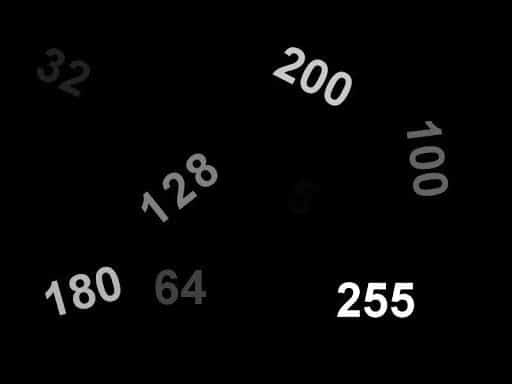
#> input picture 52100674_Lab3/52100674/input_image.jpg, 512 x 384 px
$ python Ex3.py
#> lines starting #> are read from the running program, lines starting #| are printed output that depends on the picture; after the words box and inside, x2 and y2 are one past the last pixel; in counts of white or black regions, pixels touching at a corner belong together
import cv2
import numpy as np
# Read image
src = cv2.imread("input_image.jpg", cv2.IMREAD_GRAYSCALE);
#> src is the input picture: shape (384, 512); min 0, max 255, mean 6.4
# Basic threhold example
th, dst = cv2.threshold(src,179,255, cv2.THRESH_BINARY_INV);
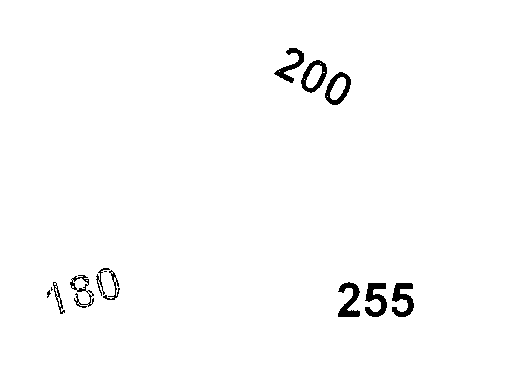
#> dst: shape (384, 512); 98.6% white; 13 black regions (3 under 20 px), largest, box (x1, y1, x2, y2) and area: (392, 283, 414, 317) 423, (365, 283, 387, 317) 421, (338, 282, 360, 317) 392
cv2.imwrite("opencv-threshold-example.jpg", dst);
dst_2=src.copy()
for x in np.arange(0,len(dst_2)):
    for y in np.arange(0,len(dst_2[0])):
        if(dst_2[x][y]>190):
            dst_2[x][y]=0
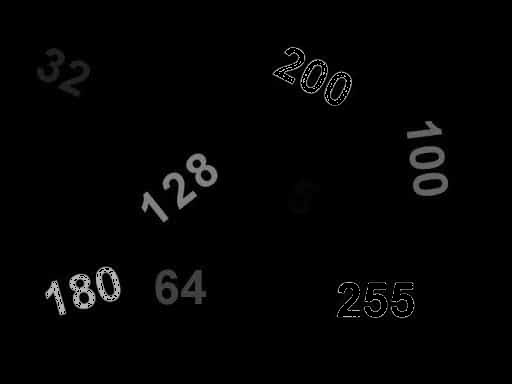
#> dst_2: shape (384, 512); 1.14% of pixels changed, all inside (x1, y1, x2, y2) = (47, 48, 414, 317)
cv2.imwrite("opencv-threshold-example_1.jpg", dst_2);


image = cv2.imread('input_image.jpg')
gray = cv2.cvtColor(image, cv2.COLOR_BGR2GRAY)

_, binary_image = cv2.threshold(gray, 210, 255, cv2.THRESH_BINARY)
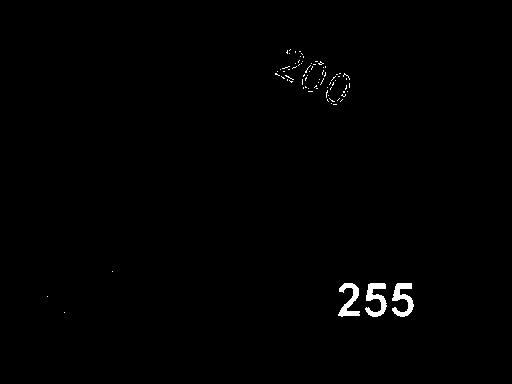
#> binary_image: shape (384, 512); 0.7% white; 78 white regions (75 under 20 px), largest, box (x1, y1, x2, y2) and area: (365, 283, 387, 317) 386, (392, 283, 414, 317) 383, (338, 283, 360, 317) 347

mask = cv2.bitwise_not(binary_image)

contours, _ = cv2.findContours(mask, cv2.RETR_EXTERNAL, cv2.CHAIN_APPROX_SIMPLE)
#> contours = [[[0, 0], [0, 383], [511, 383], [511, 0]]]
min_contour_area = 100
filtered_contours = []
for contour in contours:
    area = cv2.contourArea(contour)
    if area >= min_contour_area:
        filtered_contours.append(contour)
#> this loop made 1 pass
#> (contour, area) on pass 1: ([[0, 0], [0, 383], [511, 383], [511, 0]], 195713)
#> after the loop, filtered_contours = [[[0, 0], [0, 383], [511, 383], [511, 0]]]
img_cut=[]
for contour in filtered_contours:
    x, y, w, h = cv2.boundingRect(contour)
    img_cut.append(image[y:y+h,x:x+w])
#> this loop made 1 pass
#> (contour, x, y, w, h) on pass 1: ([[0, 0], [0, 383], [511, 383], [511, 0]], 0, 0, 512, 384)
#> after the loop, img_cut = 1 item
for i in np.arange(0,len(img_cut)-1):
    cv2.imshow('Bong'+str(i),img_cut[i])
    cv2.waitKey(0)
#> this loop made 0 passes
